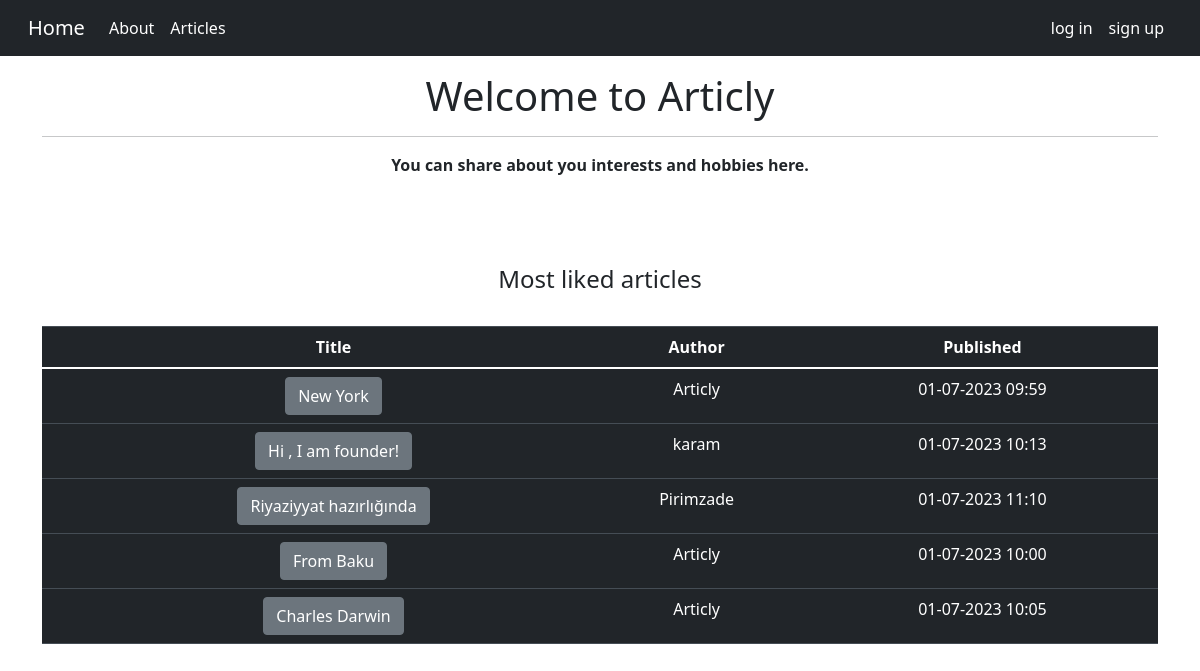
Before: / with the older database file.
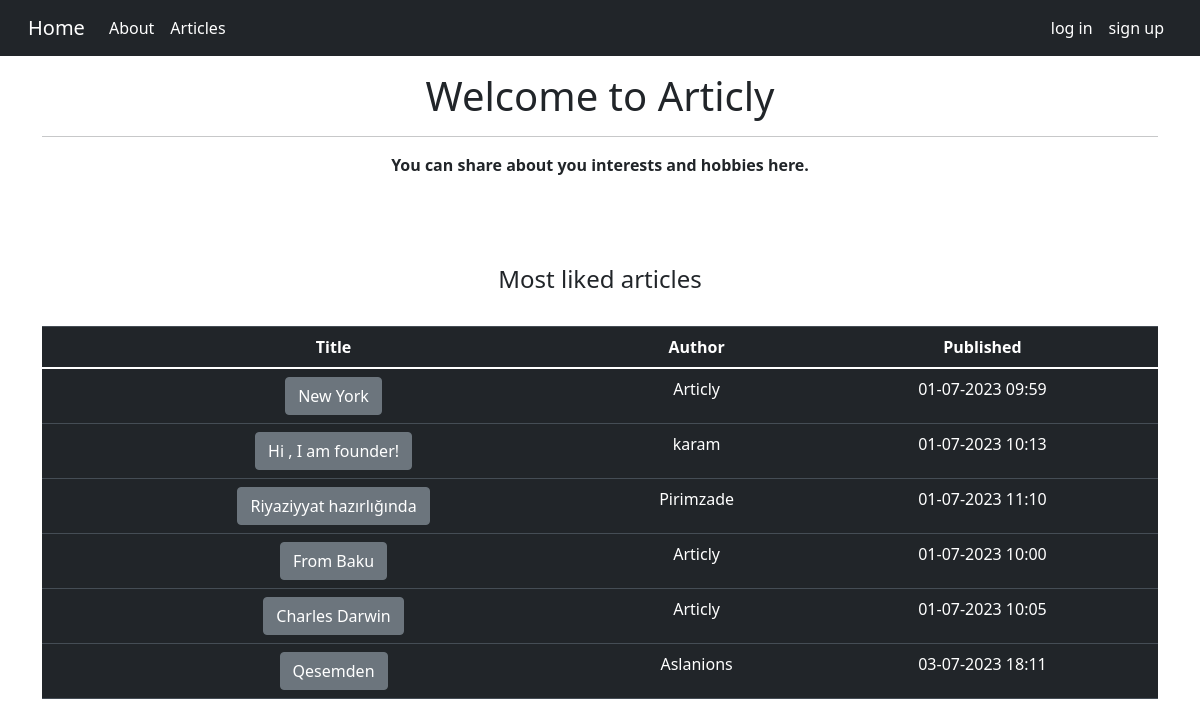
After: the same page with the newer database file.
### models.py (models this page shows)
class Article(db.Model):
    __tablename__ = "article"
    __table_args__ = {'extend_existing': True}
    id = db.Column("id",db.Integer, primary_key=True)
    title = db.Column("title",db.String(150))
    author = db.Column(db.Integer, db.ForeignKey("user.id",ondelete= "CASCADE"),nullable = False)
    content = db.Column("content",db.String())
    date = db.Column("date",db.DateTime, default=datetime.utcnow)
    likes = db.relationship("Like",backref = "article" , passive_deletes = True)
    comments = db.relationship("Comment",backref = "article" , passive_deletes = True)

class User(db.Model):
    __tablename__ = "user"
    __table_args__ = {'extend_existing': True}
    id = db.Column(db.Integer, primary_key=True)
    name = db.Column(db.String(150))
    email = db.Column(db.String(150), unique=True)
    username = db.Column(db.String(150), unique=True)
    password = db.Column(db.String(150))
    articles = db.relationship("Article",backref = "user" , passive_deletes = True)
    likes = db.relationship("Like",backref = "user" , passive_deletes = True)
    comments = db.relationship("Comment",backref = "user" , passive_deletes = True)

### routes.py (the view)
@app.route('/')
def home():
    top_articles = db.session.query(Article).join(Like).group_by(Article).order_by(func.count(Like.id).desc()).limit(6).all()
    return render_template('index.html',articles=top_articles)

### templates/index.html
{% extends "layout.html" %}
{% block block1 %}
    <div class="text text-center">
        <h1>Welcome to Articly</h1>
        <hr>
        <p><b>You can share about you interests and hobbies here.</b></p>
        <br><br><br>
        <h4>Most liked articles</h4>
        <br>
        <table class="table table-hover table-dark">
            <thead>
                <tr>
                    <th></th>
                    <th scope="col">Title</th>
                    <th scope="col">Author</th>
                    <th scope="col">Published</th>
                </tr>
            </thead>
            <tbody>
                {% for article in articles  %}
                <tr>
                    <td></td>
                    <td><a href="/article/{{article.id}}" class= "btn btn-secondary">{{article.title}}</a></td>
                    <td>{{article.user.username}}</td>
                    <td>{{article.date.strftime('%d-%m-%Y %H:%M')}}</td>
                </tr>
                {% endfor %}
            </tbody>
        </table>
    </div>
{% endblock  %}

Changed rows visible on the page:
added Article: title "Qesemden", user.username "Aslanions", date "03-07-2023 18:11"
